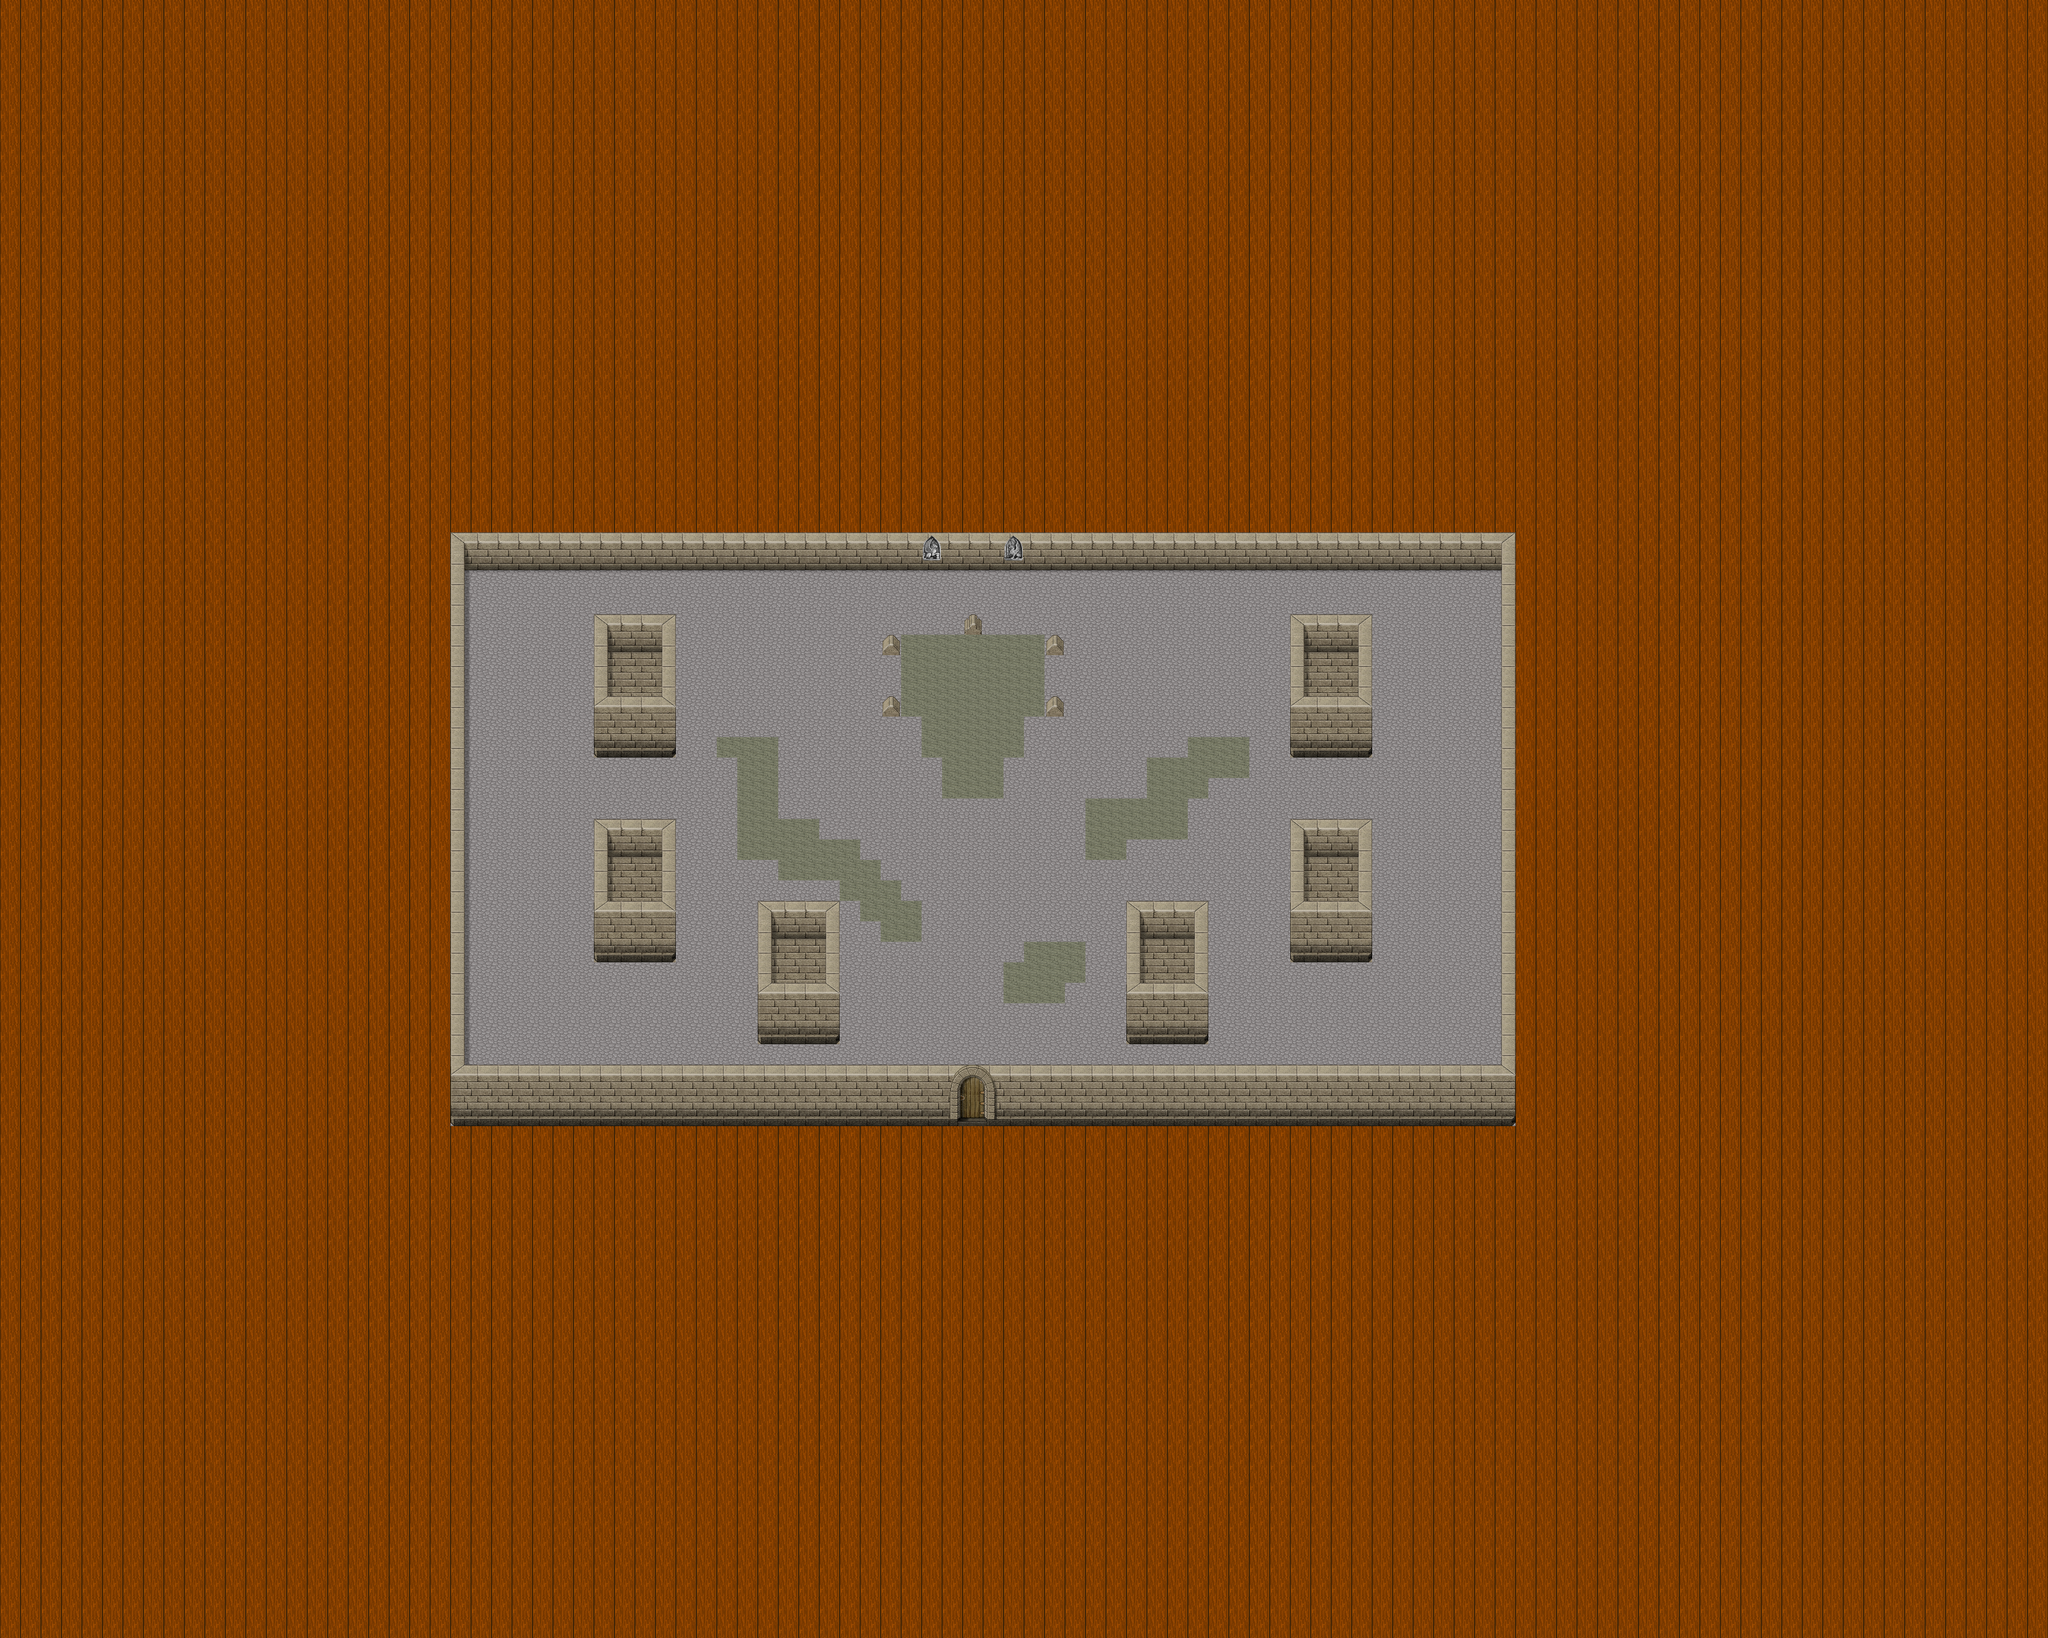

A level layout from a 2D game, rendered from its tile map. Below: a short description, then the map file with tile-grid data replaced by summaries:
An orthogonal 100x80 tile map with 32x32 px tiles, 3 tile layers (Ground, Fringe, Over), 2 hidden layers not drawn, 2 tilesets and 4 objects (4x fixme).

<map version="1.8" tiledversion="1.8.0" orientation="orthogonal" renderorder="right-down" width="100" height="80" tilewidth="32" tileheight="32" infinite="0" nextlayerid="62" nextobjectid="9">
 <properties>
  <property name="author" value="Jesusalva" />
  <property name="background0image" value="graphics/images/spit23loginwallpaper_800x600.png" />
  <property name="license" value="GPL v2+, CC BY SA 4.0+" />
  <property name="manaplus version" value="2" />
  <property name="minimap" value="graphics/minimaps/001-13.png" />
  <property name="music" value="let_the_battles_begin.ogg" />
  <property name="name" value="Showdown" />
 </properties>
 <tileset firstgid="1" name="collision" tilewidth="32" tileheight="32" tilecount="9" columns="3">
  <image source="../graphics/tilesets/collision.png" width="96" height="96" />
 </tileset>
 <tileset firstgid="10" name="blockWalls" tilewidth="32" tileheight="32" tilecount="256" columns="16">
  <image source="../graphics/tilesets/blockWalls.png" width="512" height="512" />
 </tileset>
 <layer id="9" name="Ground" width="100" height="80">
  <data>[8000 cells, 7974 non-empty, 9 distinct tile ids]</data>
 </layer>
 <layer id="10" name="Fringe" width="100" height="80">
  <data>[8000 cells, 254 non-empty, 23 distinct tile ids]</data>
 </layer>
 <layer id="11" name="Over" width="100" height="80">
  <data>[8000 cells, 78 non-empty, 11 distinct tile ids]</data>
 </layer>
 <layer id="12" name="Collision" width="100" height="80" visible="0">
  <data>[8000 cells, 6898 non-empty, 1 distinct tile ids]</data>
 </layer>
 <layer id="13" name="Heights" width="100" height="80" visible="0">
  <data>[8000 cells, 0 non-empty, 0 distinct tile ids]</data>
 </layer>
 <objectgroup id="7" name="Objects">
  <object id="1" name="Margin" type="fixme" x="0" y="0" width="640" height="640" />
  <object id="3" name="Margin" type="fixme" x="0" y="1920" width="640" height="640" />
  <object id="5" name="Margin" type="fixme" x="2560" y="1920" width="640" height="640" />
  <object id="6" name="Margin" type="fixme" x="2560" y="0" width="640" height="640" />
 </objectgroup>
</map>
